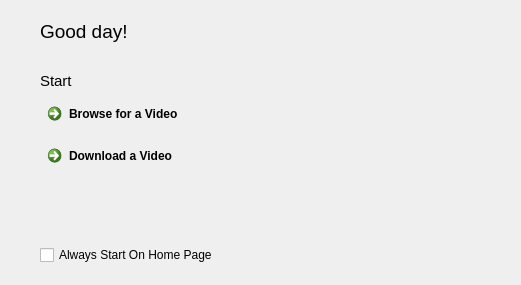
<?xml version="1.0" encoding="UTF-8"?>
<ui version="4.0">
 <class>HomePage</class>
 <widget class="QWidget" name="HomePage">
  <property name="geometry">
   <rect>
    <x>0</x>
    <y>0</y>
    <width>521</width>
    <height>285</height>
   </rect>
  </property>
  <layout class="QHBoxLayout" name="horizontalLayout_2">
   <property name="leftMargin">
    <number>40</number>
   </property>
   <property name="topMargin">
    <number>20</number>
   </property>
   <property name="rightMargin">
    <number>40</number>
   </property>
   <property name="bottomMargin">
    <number>20</number>
   </property>
   <item>
    <layout class="QVBoxLayout" name="verticalLayout">
     <item>
      <widget class="QLabel" name="lblWelcome">
       <property name="font">
        <font>
         <pointsize>14</pointsize>
        </font>
       </property>
       <property name="frameShape">
        <enum>QFrame::NoFrame</enum>
       </property>
       <property name="text">
        <string>Good day!</string>
       </property>
      </widget>
     </item>
     <item>
      <widget class="QWidget" name="separator1" native="true">
       <property name="minimumSize">
        <size>
         <width>0</width>
         <height>1</height>
        </size>
       </property>
       <property name="maximumSize">
        <size>
         <width>16777215</width>
         <height>1</height>
        </size>
       </property>
      </widget>
     </item>
     <item>
      <spacer name="verticalSpacer">
       <property name="orientation">
        <enum>Qt::Vertical</enum>
       </property>
       <property name="sizeType">
        <enum>QSizePolicy::Fixed</enum>
       </property>
       <property name="sizeHint" stdset="0">
        <size>
         <width>0</width>
         <height>16</height>
        </size>
       </property>
      </spacer>
     </item>
     <item>
      <widget class="QLabel" name="lblStart">
       <property name="font">
        <font>
         <pointsize>11</pointsize>
        </font>
       </property>
       <property name="text">
        <string>Start</string>
       </property>
      </widget>
     </item>
     <item>
      <widget class="QCommandLinkButton" name="btnBrowseVideo">
       <property name="text">
        <string>Browse for a Video</string>
       </property>
       <property name="icon">
        <iconset resource="../../resources.qrc">
         <normaloff>:/Resources/Browse.png</normaloff>:/Resources/Browse.png</iconset>
       </property>
      </widget>
     </item>
     <item>
      <widget class="QCommandLinkButton" name="btnDownloadVideo">
       <property name="text">
        <string>Download a Video</string>
       </property>
       <property name="icon">
        <iconset resource="../../resources.qrc">
         <normaloff>:/Resources/Download.png</normaloff>:/Resources/Download.png</iconset>
       </property>
      </widget>
     </item>
     <item>
      <spacer name="verticalSpacer_5">
       <property name="orientation">
        <enum>Qt::Vertical</enum>
       </property>
       <property name="sizeHint" stdset="0">
        <size>
         <width>0</width>
         <height>0</height>
        </size>
       </property>
      </spacer>
     </item>
     <item>
      <widget class="QCheckBox" name="chkAlwaysStartOnHomePage">
       <property name="text">
        <string>Always Start On Home Page</string>
       </property>
      </widget>
     </item>
    </layout>
   </item>
  </layout>
 </widget>
 <layoutdefault spacing="6" margin="11"/>
 <resources>
  <include location="../../resources.qrc"/>
 </resources>
 <connections/>
</ui>
